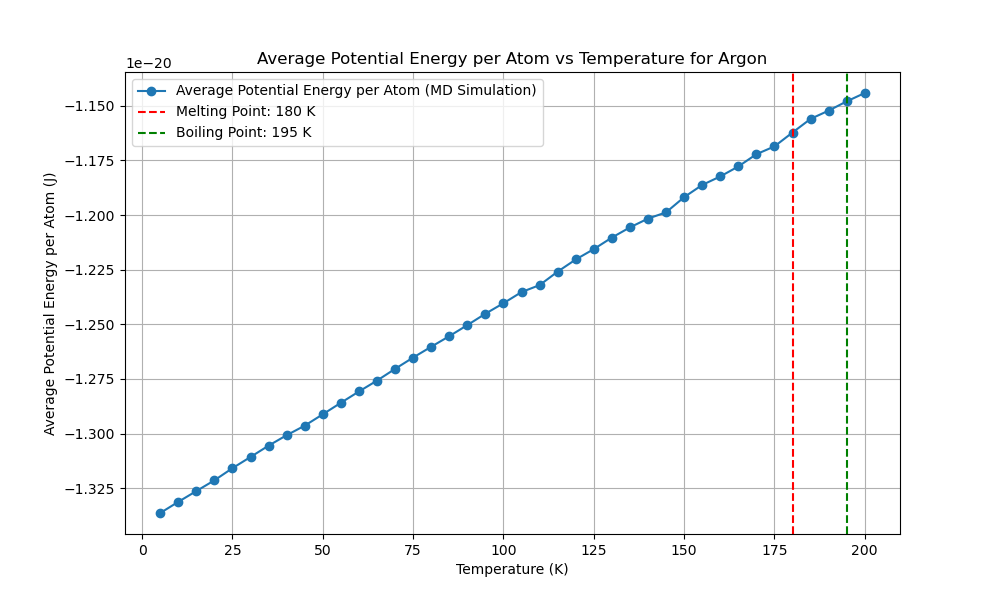

This chart was generated by the following Python code:
import numpy as np
import matplotlib.pyplot as plt
from scipy.optimize import minimize
from multiprocessing import Pool
import time
from reportlab.lib.pagesizes import letter
from reportlab.pdfgen import canvas
from tqdm import tqdm
from numba import njit, prange
import logging
import os

# Get the directory of the current script
script_dir = os.path.dirname(os.path.abspath(__file__))
script_base_name = os.path.splitext(os.path.basename(__file__))[0]

# Set up logging with the script's base name and directory
log_file_path = os.path.join(script_dir, f'{script_base_name}.log')
logging.basicConfig(filename=log_file_path, 
            level=logging.INFO, format='%(asctime)s:%(levelname)s:%(message)s')

EPSILON = 1.654017502e-21  
SIGMA = 3.405e-10  
MASS = 6.63e-26  
K_B = 1.38e-23 

def create_fcc_lattice(a, n):
    """Create an FCC lattice."""
    base = np.array([[0, 0, 0],
                     [0.5, 0.5, 0], [0.5, 0, 0.5], [0, 0.5, 0.5]])
    positions = np.zeros((n**3 * 4, 3))
    index = 0
    for x in range(n):
        for y in range(n):
            for z in range(n):
                offset = np.array([x, y, z])
                for b in base:
                    positions[index] = (offset + b) * a
                    index += 1
    return positions

@njit
def lennard_jones(r2):
    """Calculate the Lennard-Jones potential and force."""
    r6 = (SIGMA ** 2 / r2) ** 3
    r12 = r6 ** 2
    potential = 4 * EPSILON * (r12 - r6)
    force = 24 * EPSILON * (2 * r12 - r6) / r2
    return potential, force

@njit
def apply_pbc(position, box_length):
    """Apply periodic boundary conditions."""
    return position - box_length * np.round(position / box_length)

@njit
def custom_norm(arr, axis=1):
    """Compute the norm along a specified axis."""
    if axis == 1:
        return np.sqrt(np.sum(arr**2, axis=1))
    elif axis == 0:
        return np.sqrt(np.sum(arr**2, axis=0))
    else:
        raise ValueError("Invalid axis")

@njit(parallel=True)
def compute_forces(positions, box_length):
    """Compute forces using Lennard-Jones potential with PBC."""
    N = len(positions)
    forces = np.zeros_like(positions)
    potential_energy = 0.0

    for i in prange(N):
        for j in range(i + 1, N):
            r_vec = apply_pbc(positions[i] - positions[j], box_length)
            r2 = np.dot(r_vec, r_vec)
            if r2 < (3 * SIGMA) ** 2:
                potential, force = lennard_jones(r2)
                f = force * r_vec
                forces[i] += f
                forces[j] -= f
                potential_energy += potential
                
    return forces, potential_energy

@njit
def velocity_verlet_adaptive(positions,
            velocities, forces, dt, box_length, max_force_threshold=1e-12):
    """Velocity-Verlet integration with adaptive time step."""
    new_positions = positions + velocities * dt + 0.5 * forces * dt**2 / MASS
    new_positions = apply_pbc(new_positions, box_length)
    new_forces, _ = compute_forces(new_positions, box_length)
    max_force = np.max(custom_norm(new_forces, axis=1))
    
    if max_force > max_force_threshold:
        dt = max(0.9 * dt * (max_force_threshold / max_force)**0.5, 1e-16)
    
    new_velocities = velocities + 0.5 * (forces + new_forces) * dt / MASS
    return new_positions, new_velocities, new_forces, dt

@njit
def standard_verlet_adaptive(positions,
    velocities, forces, dt, box_length, max_force_threshold=1e-12):
    """Standard Verlet integration with adaptive time step."""
    new_positions = positions + velocities * dt + 0.5 * forces * dt**2 / MASS
    new_positions = apply_pbc(new_positions, box_length)
    new_forces, _ = compute_forces(new_positions, box_length)
    max_force = np.max(custom_norm(new_forces, axis=1))

    if max_force > max_force_threshold:
        dt = max(0.9 * dt * (max_force_threshold / max_force)**0.5, 1e-16)

    new_velocities = velocities + new_forces * dt / MASS
    return new_positions, new_velocities, new_forces, dt

@njit
def leapfrog_verlet_adaptive(positions,
    velocities, forces, dt, box_length, max_force_threshold=1e-12):
    """Leapfrog Verlet integration with adaptive time step."""
    half_dt = 0.5 * dt
    velocities_half = velocities + forces * half_dt / MASS
    new_positions = positions + velocities_half * dt
    new_positions = apply_pbc(new_positions, box_length)
    new_forces, _ = compute_forces(new_positions, box_length)
    max_force = np.max(custom_norm(new_forces, axis=1))

    if max_force > max_force_threshold:
        dt = max(0.9 * dt * (max_force_threshold / max_force)**0.5, 1e-16)

    new_velocities = velocities_half + new_forces * half_dt / MASS
    return new_positions, new_velocities, new_forces, dt

def adaptive_equilibration(positions, velocities, forces, dt, box_length,
       verlet_algorithm, initial_equilibration_window=300,
   initial_threshold=5e-20, min_threshold=8e-22,
   max_threshold=1e-19, max_steps=20000):
    
    
    """Perform adaptive equilibration with dynamic threshold and window adjustment."""
    equilibration_steps = 0
    recent_potential_energies = []
    forces, _ = compute_forces(positions, box_length)
    threshold = initial_threshold
    equilibration_window = initial_equilibration_window
    with tqdm(total=equilibration_window, desc="Equilibration") as pbar:
        while equilibration_steps < max_steps:
            positions, velocities, forces, dt = verlet_algorithm(positions,
                velocities, forces, dt, box_length)
            _, potential_energy = compute_forces(positions, box_length)
            recent_potential_energies.append(potential_energy)
            if len(recent_potential_energies) > equilibration_window:
                recent_potential_energies.pop(0)
                mean_potential_energy = np.mean(recent_potential_energies)
                std_potential_energy = np.std(recent_potential_energies)
                logging.info(f" ((len(recent_p_energies) > equiwindow)) STD:  {std_potential_energy:.5e} , MEAN: {mean_potential_energy:.5e}")
                # Dynamically adjust the threshold based on the standard deviation
                if std_potential_energy > threshold:
                    # threshold = min(threshold * 1.1, max_threshold)
                    threshold = max(threshold * 0.5, min_threshold)
                    equilibration_window = int(equilibration_window * 1.3)
                    
                    
            
                    
                    
                    
                    logging.info(f" ((std_potential_energy > threshold)) threshold:  {threshold:.5e} , MEAN: {mean_potential_energy:.5e}")
                else:
                    # threshold = max(threshold * 0.9, min_threshold)
                    threshold = min(threshold * 1.5, max_threshold)
                    
                    
            
                    
                    
                    logging.info(f" ((std_potential_energy < threshold)) threshold:  {threshold:.5e} , MEAN: {mean_potential_energy:.5e}")
                
                if std_potential_energy < threshold and np.abs(potential_energy - mean_potential_energy) < threshold:
                    logging.info(f"Equilibration completed in {equilibration_steps} steps with dt={dt:.2e}")
                    break
                pbar.update(1)
            equilibration_steps += 1
            if equilibration_steps % 1000 == 0:
                logging.info(f"Step {equilibration_steps}: Potential Energy = {potential_energy:.5e}, dt = {dt:.2e}")
    return positions, velocities, forces, dt, equilibration_steps

def run_md_for_temperature(T, seed, verlet_algorithm,
                           dt, sampling_steps=60000):
    """Run MD simulation for a single temperature using the specified Verlet algorithm."""
    np.random.seed(seed)
    a = 5.26e-10  # Initial guess for the lattice parameter
    n = 3  # Number of unit cells in each dimension
    positions = create_fcc_lattice(a, n)
    box_length = n * a  # Length of the simulation box
    N = len(positions)
    
    # Initialize velocities for 5K
    velocities = np.random.randn(N, 3) * np.sqrt(K_B * 5 / MASS)
    forces, _ = compute_forces(positions, box_length)

    # Rescale velocities to the desired temperature
    current_temperature = np.sum(MASS * np.sum(velocities**2, axis=1)) / (3 * N * K_B)
    scale_factor = np.sqrt(T / current_temperature)
    velocities *= scale_factor

    # Adaptive equilibration
    positions, velocities, forces, dt, equilibration_steps = adaptive_equilibration(
        positions, velocities, forces,
        dt, box_length, verlet_algorithm)

    logging.info(f"Equilibration steps: {equilibration_steps}")

    print(f"Equilibration steps: {equilibration_steps}")

    potential_energy = 0
    initial_total_energy = 0
    count = 0
    total_energy_drift = 0

    with tqdm(total=sampling_steps, desc="Progress") as pbar:
        potential_energy = 0
        count = 0
        total_energy_drift = 0
        initial_total_energy = None
    
        for step in range(sampling_steps):
            positions, velocities, forces, dt = verlet_algorithm(
                positions, velocities, forces, dt, box_length
            )
            kinetic_energy = 0.5 * MASS * np.sum(velocities**2)
            _, potential_energy_step = compute_forces(positions, box_length)
            total_energy = kinetic_energy + potential_energy_step
            potential_energy += potential_energy_step
    
            if step == 0:
                initial_total_energy = total_energy
    
            total_energy_drift += abs(total_energy - initial_total_energy)
            count += 1
            pbar.update(1)
            if step % 1000 == 0:
                logging.info(f"Step {step}: Kinetic Energy = {kinetic_energy:.5e}, Potential Energy = {potential_energy_step:.5e}, Total Energy = {total_energy:.5e}")
        
        average_potential_energy = potential_energy / count / N  
        energy_drift = total_energy_drift / count
    
    return dt, average_potential_energy, energy_drift

def potential_energy_for_lattice(a):
    """Calculate potential energy for a given lattice parameter."""
    positions = create_fcc_lattice(a, 3)
    box_length = 3 * a
    _, potential_energy = compute_forces(positions, box_length)
    return potential_energy

def optimize_lattice_parameter():
    """Optimize the lattice parameter."""
    initial_guesses = np.linspace(4.5e-10, 6e-10, 500)
    results = [minimize(potential_energy_for_lattice,
                        [guess], bounds=[(4.5e-10, 6e-10)]) for
               guess in initial_guesses]
    best_result = min(results, key=lambda x: x.fun)
    return best_result.x[0]

def test_time_steps(T, seed, verlet_algorithm,
                    time_steps, sampling_steps=60000):
    """Test different time steps."""
    with Pool(16) as pool:
        args = [(T, seed, verlet_algorithm,
                 dt, sampling_steps) for dt in time_steps]
        results = pool.starmap(run_md_for_temperature, args)
    return results

def run_preliminary_steps_parallel(temperatures, seeds,
                   verlet_algorithms, algorithm_names, 
               time_steps, preliminary_steps):
    """Run preliminary steps sequentially."""
    results = []
    for alg in verlet_algorithms:
        alg_results = []
        for T, seed, dt in zip(temperatures, seeds, time_steps):
            result = run_md_for_temperature(T, seed, alg,
                                            dt, preliminary_steps)
            alg_results.append(result)
        results.append(alg_results)
    
    potential_energies_per_algorithm = []
    energy_drifts_per_algorithm = []
    best_time_steps = []

    for i, alg_results in enumerate(results):
        if len(alg_results) == 0:
            print(f"No results for algorithm {algorithm_names[i]}")  
            logging.warning(f"No results for algorithm {algorithm_names[i]}")
            
            continue
        potential_energies = [res[1] for res in alg_results]
        energy_drifts = [res[2] for res in alg_results]
        best_time_step = time_steps[np.argmin([res[2] for res in alg_results])]
        
        potential_energies_per_algorithm.append(np.mean(potential_energies))
        energy_drifts_per_algorithm.append(np.mean(energy_drifts))
        best_time_steps.append(best_time_step)
    
    return potential_energies_per_algorithm, energy_drifts_per_algorithm, best_time_steps

def find_best_sampling_steps(T, seed, verlet_algorithm,
                time_step, sampling_step_range):
    """Find the best sampling steps."""
    results = []
    for sampling_steps in sampling_step_range:
        dt, potential_energy, energy_drift = run_md_for_temperature(T, seed,
                            verlet_algorithm, time_step, sampling_steps)
        results.append((sampling_steps, potential_energy, energy_drift))
    return results

def generate_pdf_report(melting_point, boiling_point, a_opt, temperatures, potential_energies, runtime, best_algorithm_name, best_time_step, reason):
    """Generate a PDF report."""
    script_base_name = os.path.splitext(os.path.basename(__file__))[0]
    filename = os.path.join(script_dir, f"{script_base_name}.pdf")
    plot_filename = os.path.join(script_dir, f"{script_base_name}.png")

    c = canvas.Canvas(filename, pagesize=letter)
    width, height = letter

    c.drawString(50, height - 50, "Molecular Dynamics Simulation Report")
    c.drawString(50, height - 70, f"Optimized Lattice Parameter: {a_opt:.4e} m")
    c.drawString(50, height - 90, f"Melting Point: {melting_point} K")
    c.drawString(50, height - 110, f"Boiling Point: {boiling_point} K")
    c.drawString(50, height - 130, f"Total Runtime: {runtime:.2f} seconds")
    c.drawString(50, height - 150, f"Best Verlet Algorithm: {best_algorithm_name}")
    c.drawString(50, height - 170, f"Best Time Step: {best_time_step:.2e} s")

    reason_text = f"Reason: {reason}"
    max_chars_per_line = 78
    wrapped_reason = "\n".join([reason_text[i:i + max_chars_per_line] for i in range(0, len(reason_text), max_chars_per_line)])
    text_lines = wrapped_reason.split('\n')
    for i, line in enumerate(text_lines):
        c.drawString(50, height - 190 - i * 20, line)

    # Plot and save the temperature vs potential energy graph
    plt.figure(figsize=(10, 6))
    plt.plot(temperatures, potential_energies, marker='o', linestyle='-', label='Average Potential Energy per Atom (MD Simulation)')
    plt.xlabel('Temperature (K)')
    plt.ylabel('Average Potential Energy per Atom (J)')
    plt.title('Average Potential Energy per Atom vs Temperature for Argon')
    plt.axvline(melting_point, color='r', linestyle='--', label=f'Melting Point: {melting_point} K')
    plt.axvline(boiling_point, color='g', linestyle='--', label=f'Boiling Point: {boiling_point} K')
    plt.legend()
    plt.grid(True)
    plt.savefig(plot_filename)  # Save the plot
    plt.close()

    # Ensure the image file exists before attempting to draw it
    try:
        c.drawImage(plot_filename, 50, 200, width=500, height=300)
    except FileNotFoundError:
        logging.error(f"File {plot_filename} not found. Skipping image in the PDF report.")

    c.save()

def main():
    """Main function to run the MD simulation."""
    start_time = time.time()

    a_opt = optimize_lattice_parameter()
    print(f"Optimized lattice parameter: {a_opt}")
    logging.info(f"Optimized lattice parameter: {a_opt}")

    temperatures = np.arange(5, 205, 5)
    preliminary_temperatures = np.arange(5, 205, 25)

    time_steps = [
        1e-15
        ,5e-16,5e-15,1e-14
        ]

    seeds = np.random.randint(0, 10000, len(temperatures))
    preliminary_seeds = np.random.randint(0, 10000, len(preliminary_temperatures))

    verlet_algorithms = [
        velocity_verlet_adaptive,
        standard_verlet_adaptive,
        leapfrog_verlet_adaptive
    ]
    algorithm_names = [
        "Velocity-Verlet (Adaptive)",
        "Standard Verlet (Adaptive)",
        "Leapfrog Verlet (Adaptive)"
    ]

    preliminary_steps = 2000
    potential_energies_per_algorithm, energy_drifts_per_algorithm, best_time_steps = run_preliminary_steps_parallel(
        preliminary_temperatures,
        preliminary_seeds,
        verlet_algorithms,
        algorithm_names, time_steps, preliminary_steps)

    if not potential_energies_per_algorithm or not energy_drifts_per_algorithm or not best_time_steps:
        print("Error: No valid preliminary results obtained.")
        logging.error("No valid preliminary results obtained.")
        return

    best_algorithm_index = np.argmin([pe + ed for pe, ed in zip(potential_energies_per_algorithm,
                                        energy_drifts_per_algorithm)])
    best_verlet_algorithm = verlet_algorithms[best_algorithm_index]
    best_algorithm_name = algorithm_names[best_algorithm_index]
    best_time_step = best_time_steps[best_algorithm_index]
    reason = (f"Lowest average potential energy ({potential_energies_per_algorithm[best_algorithm_index]:.2e} J) "
              f"and minimal energy drift ({energy_drifts_per_algorithm[best_algorithm_index]:.2e} J) "
              f"during preliminary simulation.")
    print(f"Best Verlet algorithm: {best_algorithm_name}")
    print(f"Best time step: {best_time_step}")

    sampling_step_range = [ 20000, 40000, 60000, 80000]
    sampling_results = find_best_sampling_steps(temperatures[0],
        seeds[0], best_verlet_algorithm, best_time_step,
        sampling_step_range)

    for sampling_steps, potential_energy, energy_drift in sampling_results:
        print(f"Sampling steps: {sampling_steps}, Potential energy: {potential_energy:.2e} J, Energy drift: {energy_drift:.2e} J")
        logging.info(f"Sampling steps: {sampling_steps}, Potential energy: {potential_energy:.2e} J, Energy drift: {energy_drift:.2e} J")

    best_sampling_steps = min(sampling_results, key=lambda x: x[2])[0]
    print(f"Best sampling steps: {best_sampling_steps}")
    logging.info(f"Best sampling steps: {best_sampling_steps}")

    with Pool(16) as pool:
        results = pool.starmap(run_md_for_temperature, [(T, seed,
                             best_verlet_algorithm, best_time_step,
                 best_sampling_steps) for T, seed in zip(temperatures, seeds)])

    dts, potential_energies, energy_drifts = zip(*results)

    end_time = time.time()
    runtime = end_time - start_time
    print(f"Runtime: {runtime:.2f} seconds")

    first_derivative = np.gradient(potential_energies, temperatures)
    second_derivative = np.gradient(first_derivative, temperatures)

    plt.figure(figsize=(10, 6))
    plt.plot(temperatures, potential_energies, marker='o', linestyle='-',
         label='Average Potential Energy (MD Simulation)')
    plt.xlabel('Temperature (K)')
    plt.ylabel('Average Potential Energy (J)')
    plt.title('Average Potential Energy vs Temperature for Argon')
    plt.legend()
    plt.grid(True)

    melting_point = temperatures[np.argmax(first_derivative)]

    post_melting_temperatures = temperatures[temperatures > melting_point]
    post_melting_second_derivative = second_derivative[temperatures > melting_point]

    if post_melting_temperatures.size > 0 and post_melting_second_derivative.size > 0:
        boiling_point = post_melting_temperatures[np.argmax(post_melting_second_derivative)]
    else:
        boiling_point = None
        logging.warning("No boiling point found due to empty post-melting temperature or second derivative.")

    plt.axvline(melting_point, color='r', linestyle='--',
                label=f'Melting Point: {melting_point} K')
    if boiling_point:
        plt.axvline(boiling_point, color='g', linestyle='--',
                    label=f'Boiling Point: {boiling_point} K')
    plt.legend()
    plt.show()

    generate_pdf_report(melting_point, boiling_point,
            a_opt, temperatures, potential_energies, runtime,
            best_algorithm_name, best_time_step, reason)

if __name__ == "__main__":
    main()
